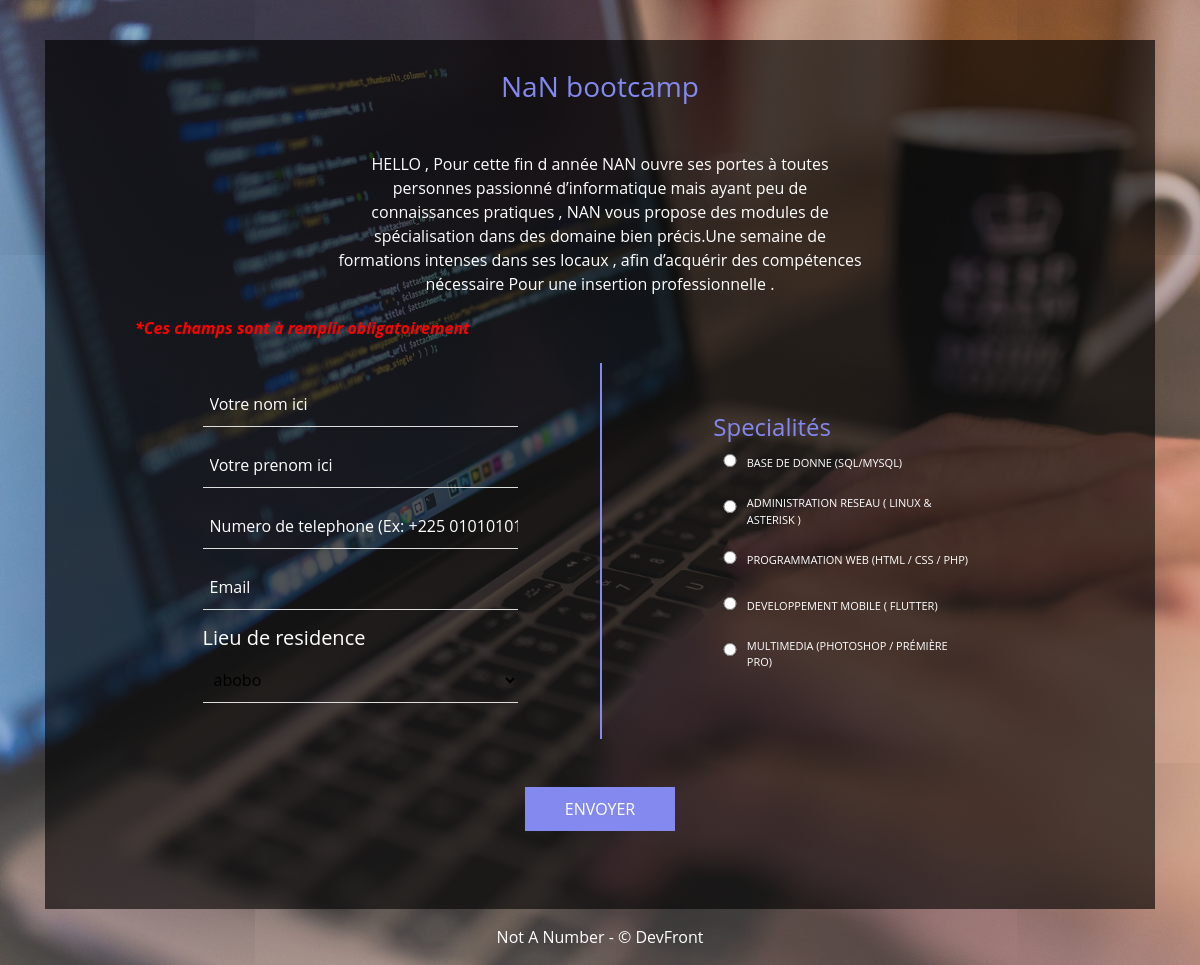
/bootcamp/, run on the app's committed database.
### bootcamp/models.py (models this page shows, shortened)
class Specialite(models.Model):
    name = models.CharField(max_length=150)
    status = models.BooleanField(default=True)
    date_add = models.DateTimeField(auto_now_add=True)
    date_upd = models.DateTimeField(auto_now=True)
    class Meta:
        verbose_name = 'Specialite'
        verbose_name_plural = 'Specialites'

### bootcamp/views.py (the view, shortened to what this page needs)
# urls.py: path('',views.home,name='bootcamp'),
def home(request):
    is_error = False
    is_success = False
    data={
        'specialite':Specialite.objects.filter(status=True),
        'lieux':Lieu.objects.filter(status=True),
        'is_succes':is_success,
        'is_error': is_error,
    }
    return render(request,'bootcamp.html',data)

### templates/bootcamp.html (shortened to what this page needs)
<!DOCTYPE html>
<html lang="en">
<head>
    <link rel="stylesheet" href="/static/css/bootstrap.min.css">
    <link rel="stylesheet" href="/static/css/styles.css">
    <link rel="stylesheet" href="/static/css/alert.css">
</head>
<body>
    <div class="container">
        <div id="mainCard">
                <div class="form-contact">
                    <div class="contact-form-title">
                        <h3>NaN bootcamp</h3>
                        <p class="pt-3 title-desc">HELLO , Pour cette fin d année NAN ouvre ses portes à toutes personnes passionné d’informatique mais ayant peu de connaissances pratiques , NAN vous propose des modules de spécialisation dans des domaine bien précis.Une semaine de formations intenses dans ses locaux , afin d’acquérir des compétences nécessaire Pour une insertion professionnelle .</p>
                    </div>
                    <div class="main-form">
                        <p>*Ces champs sont à remplir obligatoirement</p>
                        <form action="{% url 'bootcamp' %}" method="POST" class="pb-5">
                            <div class="row">
                                <div class="col-xs-12 col-sm-12 col-md-6 col-lg-6" style=" min-height: 376px;display: flex;justify-content: center;align-items: center;">
                                    <div class="largeur">
                                        <div class="form-group">
                                            <input type="text" name="first_name" placeholder="Votre nom ici" id="firstname" class="w-100">
                                        </div>
                                        <div class="form-group">
                                            <input type="text" name="last_name" placeholder="Votre prenom ici" id="lastname" class="w-100">
                                        </div>
                                        <div class="form-group">
                                            <input type="text" name="contact" placeholder="Numero de telephone (Ex: +225 01010101)" id="number" class="w-100">
                                        </div>
                                        <div class="form-group">
                                            <input type="email" name="email" placeholder="Email" id="email" class="w-100">
                                        </div>
                                        <div class="form-group">
                                            <h5 style="color: white;">Lieu de residence</h5>
                                            <select class="w-100 black-text" name="lieu" >
                                                {% for lieu in lieux %}
                                                <option value="{{lieu.pk}}">{{lieu.name}}</option>
                                                {% endfor %}
                                            </select>
                                        </div>
                                    </div>
                                </div>
                                <div class="col-xs-12 col-sm-12 col-md-6 col-lg-6 none" style="min-height: 376px;display: flex;justify-content: center;align-items: center;">
                                    <div class="yes">
                                        <h4 style="color:#8489f0;">Specialités</h4>
                                        {% for spe in specialite %}
                                        <div class="form-group">
                                            <div class="row">
                                                <div class="col-2 text-center" style="padding-right:0; height: 30px;">
                                                    <input type="radio" id="{{spe.name|slugify}}" value="{{ spe.pk }}" name="specialite" style="font-size: 20px;">
                                                </div>
                                                <div class="col-10" >
                                                    <label for="{{spe.name|slugify}}">{{spe.name|upper}}</label>
                                                </div>
                                            </div>
                                        </div>
                                        {% endfor %}
                                    </div>
                                </div>
                            </div>
                            <div class="text-center">
                                <button type="submit" class="btn-submit mt-5">ENVOYER</button>
                            </div>
                        </form>
                    </div>
            </div>
        </div>
        <p class="final-message pt-3">Not A Number - &copy; DevFront</p>
    </div>
</body>
</html>

### static/css/styles.css (style rules this page uses)
* { padding: 0; margin: 0; box-sizing: border-box; }
.black-text { color:black; }
body { min-height: 100vh; font-family: 'Open Sans'; background: linear-gradient(rgba(255, 255, 255, 0.13),rgba(255, 255, 255, 0.281)), url(/static/images/bootcamp/img1.jpg) center no-repeat; background-size: cover; padding-top:40px; }
#mainCard { background: rgba(0, 0, 0, 0.671); color: white; padding: 30px; min-height: 80vh; box-shadow: 1px 25px 253px -59px rgba(0,0,0,0.76); }
.form-contact { margin: 0 auto; }
.contact-form-title { text-align: center; }
.contact-form-title h3 { color: #8489f0; }
h4 { color: #8489f0; }
.contact-form-title p { width: 50%; margin: 0 auto; }
.main-form { padding:20px 60px 0 60px; }
.main-form p { font-weight: bold; color: rgb(255, 0, 0); font-style: italic; padding-bottom: 7px; }
input { color: white; background: transparent; width: 80%; padding: 10px 0 10px 7px; border:none; border-bottom:1px solid #ddd; transition: 0.5s; }
input::placeholder { color: white; }
label { margin-bottom: 0; }
select { color: white; background: transparent; width: 80%; padding: 10px 0 10px 7px; border:none; border-bottom:1px solid #ddd; transition: 0.5s; }
.btn-submit { padding:10px 40px; border:none; background: #8489f0; color: white; transition: 0.5s; }
.final-message { color: white; text-align: center; }

### templates/bootcamp.html (style rules this page uses)
label { font-size: 11px; margin-left:-14px; }
input[type=radio] { font-size: 11px; }
.none { border-left:2px solid #8489f0; }
.largeur { width: 70%; }

### data on the page
Specialite: name "BASE DE DONNE (SQL/MYSQL)"
Specialite: name "ADMINISTRATION RESEAU ( LINUX & ASTERISK )"
Specialite: name "PROGRAMMATION WEB (HTML / CSS / PHP)"
Specialite: name "DEVELOPPEMENT MOBILE ( FLUTTER)"
Specialite: name "MULTIMEDIA (PHOTOSHOP / PRÉMIÈRE PRO)"

### other printed values
form field lieu "abobo"
